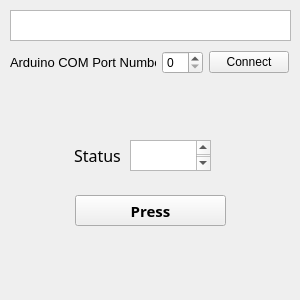
<?xml version="1.0" encoding="UTF-8"?>
<ui version="4.0">
 <class>Form</class>
 <widget class="QWidget" name="Form">
  <property name="geometry">
   <rect>
    <x>0</x>
    <y>0</y>
    <width>300</width>
    <height>300</height>
   </rect>
  </property>
  <property name="minimumSize">
   <size>
    <width>300</width>
    <height>300</height>
   </size>
  </property>
  <property name="maximumSize">
   <size>
    <width>300</width>
    <height>300</height>
   </size>
  </property>
  <property name="windowTitle">
   <string>Bulb</string>
  </property>
  <property name="windowIcon">
   <iconset>
    <normaloff>bulb.png</normaloff>bulb.png</iconset>
  </property>
  <property name="autoFillBackground">
   <bool>false</bool>
  </property>
  <property name="styleSheet">
   <string notr="true"/>
  </property>
  <widget class="QPushButton" name="pBotton">
   <property name="geometry">
    <rect>
     <x>75</x>
     <y>195</y>
     <width>151</width>
     <height>31</height>
    </rect>
   </property>
   <property name="font">
    <font>
     <family>Acumin Pro</family>
     <pointsize>11</pointsize>
     <weight>75</weight>
     <bold>true</bold>
    </font>
   </property>
   <property name="autoFillBackground">
    <bool>false</bool>
   </property>
   <property name="text">
    <string>Press</string>
   </property>
   <property name="checkable">
    <bool>true</bool>
   </property>
  </widget>
  <widget class="QTextBrowser" name="textBrowser">
   <property name="geometry">
    <rect>
     <x>130</x>
     <y>140</y>
     <width>81</width>
     <height>31</height>
    </rect>
   </property>
   <property name="font">
    <font>
     <family>SF Pro Rounded</family>
     <pointsize>12</pointsize>
     <weight>75</weight>
     <bold>true</bold>
    </font>
   </property>
  </widget>
  <widget class="QLabel" name="label">
   <property name="geometry">
    <rect>
     <x>74</x>
     <y>140</y>
     <width>51</width>
     <height>31</height>
    </rect>
   </property>
   <property name="font">
    <font>
     <family>Acumin Pro</family>
     <pointsize>12</pointsize>
    </font>
   </property>
   <property name="text">
    <string>Status</string>
   </property>
  </widget>
  <widget class="QTextBrowser" name="textBrowser2">
   <property name="geometry">
    <rect>
     <x>10</x>
     <y>10</y>
     <width>281</width>
     <height>31</height>
    </rect>
   </property>
   <property name="cursor" stdset="0">
    <cursorShape>ForbiddenCursor</cursorShape>
   </property>
   <property name="whatsThis">
    <string/>
   </property>
   <property name="frameShape">
    <enum>QFrame::StyledPanel</enum>
   </property>
  </widget>
  <widget class="QWidget" name="">
   <property name="geometry">
    <rect>
     <x>10</x>
     <y>50</y>
     <width>279</width>
     <height>25</height>
    </rect>
   </property>
   <layout class="QHBoxLayout" name="horizontalLayout_2">
    <item>
     <layout class="QHBoxLayout" name="horizontalLayout">
      <item>
       <widget class="QLabel" name="label_2">
        <property name="font">
         <font>
          <pointsize>10</pointsize>
         </font>
        </property>
        <property name="text">
         <string>Arduino COM Port Number</string>
        </property>
       </widget>
      </item>
      <item>
       <widget class="QSpinBox" name="spinBox"/>
      </item>
     </layout>
    </item>
    <item>
     <widget class="QPushButton" name="pButton2">
      <property name="text">
       <string>Connect</string>
      </property>
     </widget>
    </item>
   </layout>
  </widget>
 </widget>
 <resources/>
 <connections/>
</ui>
